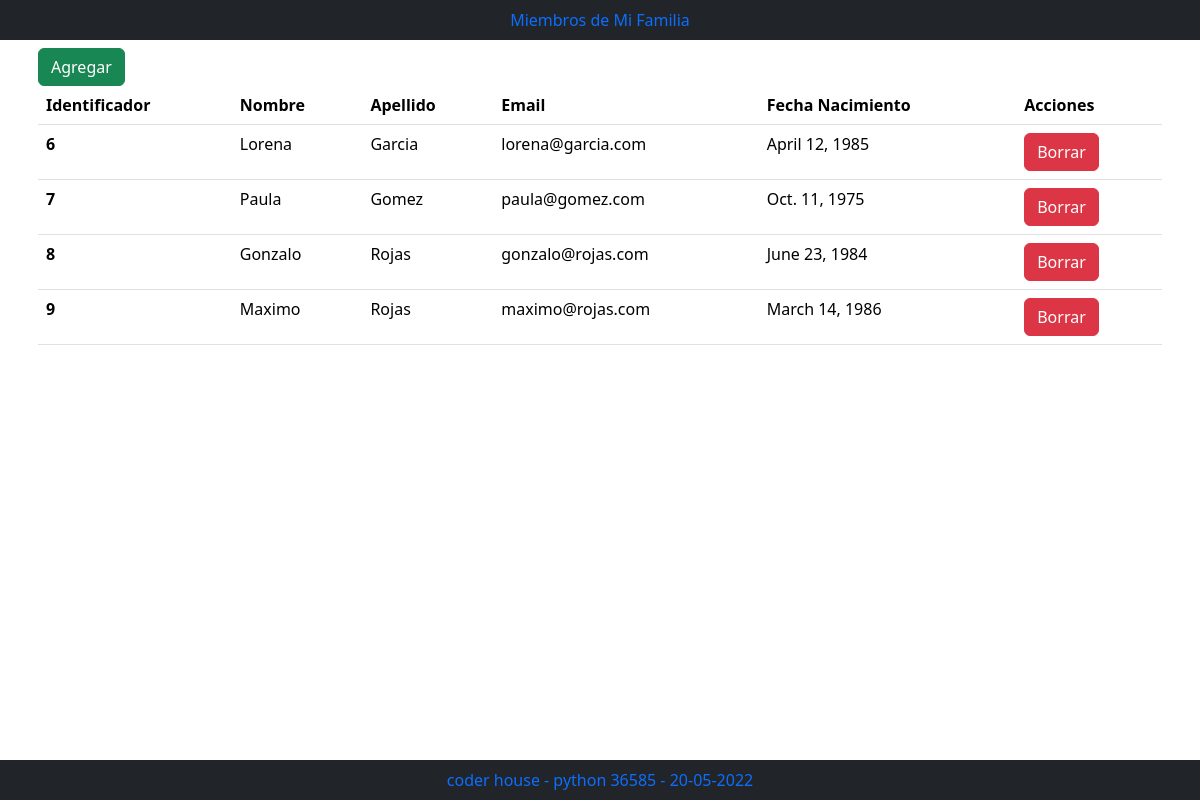
Screenshot of /familia/ with the database file from the repository.
### familia/models.py (models this page shows)
class Persona(models.Model):
    nombre = models.CharField(max_length=100)
    apellido = models.CharField(max_length=100)
    email = models.CharField(max_length=100)
    fecha = models.DateField()

### familia/views.py (the view)
# urls.py: path('', views.index, name="index"),
def index(request):
    personas = Persona.objects.all()
    template = loader.get_template('familia/index.html')
    context = {
        'personas': personas,
    }
    return HttpResponse(template.render(context, request))

### familia/templates/familia/index.html (shortened to what this page needs)
{% load bootstrap5 %}
{% bootstrap_css %}
<ul class="nav bg-dark fixed justify-content-center">
  <li class="nav-item">
    <a class="nav-link active" href="/familia"> Miembros de Mi Familia</a>
  </li>
</ul>
<div class="container p-2">
  <div class="row">
    <div class="col">
      {% url 'agregar' as agregar_url %}
      {% bootstrap_button "Agregar" button_class="btn-success" button_type="link" href=agregar_url %}
    <div>
  <div>
  <div class="row">
    <div class="col">
        {% if personas %}
        <table class="table">
            <thead>
                <th scope="col">Identificador</th>
                <th scope="col">Nombre</th>
                <th scope="col">Apellido</th>
                <th scope="col">Email</th>
                <th scope="col">Fecha Nacimiento</th>
                <th scope="col">Acciones</th>
            </thead>
            {% for p in personas %}
            <tbody>
                <tr>
                    <th scope="row">{{p.id}} </th>
                    <td> {{p.nombre}} </td>
                    <td> {{p.apellido}} </td>
                    <td> {{p.email}} </td>
                    <td> {{p.fecha}} </td>
                    {% url 'borrar' identificador=p.id as borrar_url %}
                    <td>{% bootstrap_button "Borrar" size="sm" button_class="btn-danger" button_type="link" href=borrar_url %}</td>
                </tr>
            </tbody>
            {% endfor %}
        </table>
        {% else %}
            <p>No tienes familiares cargados</p>
        {% endif %}
    </div>
  </div>
</div>
<ul class="nav bg-dark fixed-bottom justify-content-center">
  <li class="nav-item">
    <a class="nav-link active" href="/familia">coder house - python 36585 - {% now 'd-m-Y' %}</a>
  </li>
</ul>

### rows the page displays
Persona: id "6", nombre "Lorena", apellido "Garcia", email "lorena@garcia.com", fecha "April 12, 1985", bootstrap_button "Borrar"
Persona: id "7", nombre "Paula", apellido "Gomez", email "paula@gomez.com", fecha "Oct. 11, 1975", bootstrap_button "Borrar"
Persona: id "8", nombre "Gonzalo", apellido "Rojas", email "gonzalo@rojas.com", fecha "June 23, 1984", bootstrap_button "Borrar"
Persona: id "9", nombre "Maximo", apellido "Rojas", email "maximo@rojas.com", fecha "March 14, 1986", bootstrap_button "Borrar"
